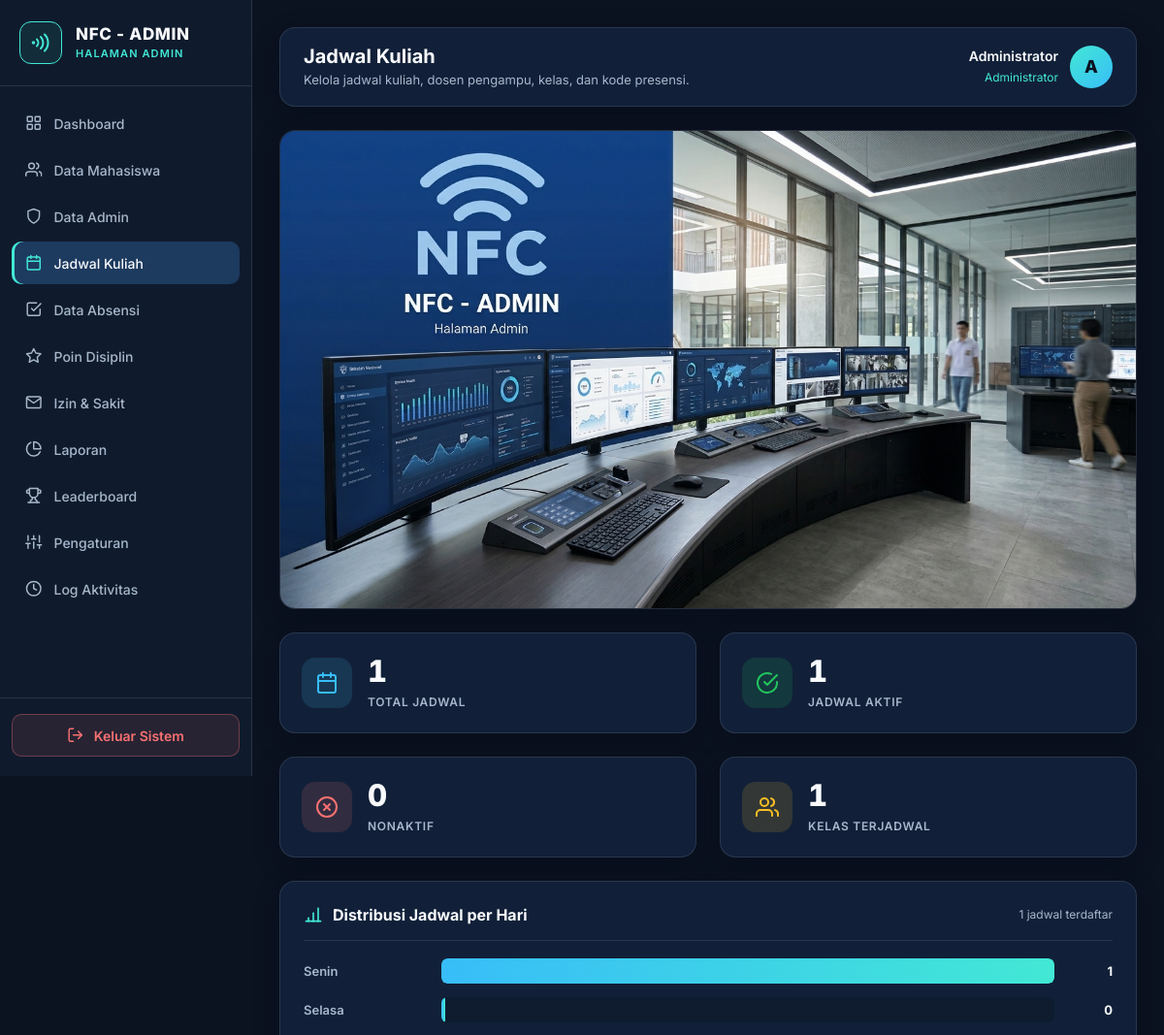
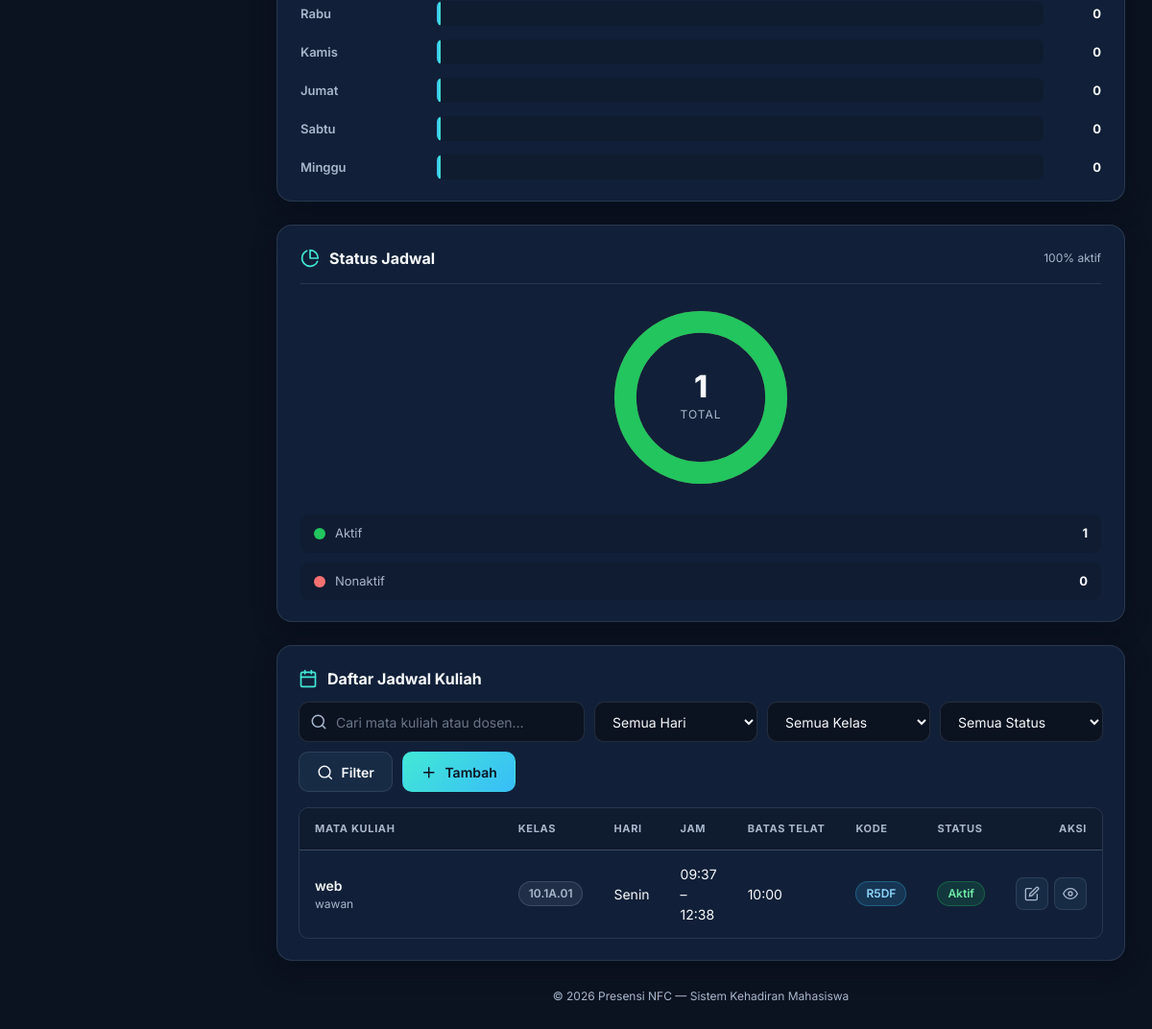
Screenshot of /admin/jadwal.php (signed in) with the database file from the repository (2 pictures, top to bottom).
### tables this page shows
CREATE TABLE `schedules` (
  `id` bigint(20) UNSIGNED NOT NULL,
  `course_name` varchar(100) NOT NULL,
  `class_name` varchar(50) NOT NULL,
  `lecturer_name` varchar(100) DEFAULT NULL,
  `day_of_week` enum('senin','selasa','rabu','kamis','jumat','sabtu','minggu') NOT NULL,
  `start_time` time NOT NULL,
  `late_after` time NOT NULL,
  `end_time` time NOT NULL,
  `attendance_code` varchar(20) DEFAULT NULL,
  `is_active` tinyint(1) NOT NULL DEFAULT 1,
  `created_at` timestamp NULL DEFAULT current_timestamp(),
  `updated_at` timestamp NULL DEFAULT current_timestamp() ON UPDATE current_timestamp()
);

### admin/jadwal.php (the view, shortened to what the rows shown need)
<?php
require_once __DIR__ . '/../koneksi.php';
$db = $conn ?? $koneksi ?? null;
function e($value): string
{
    return htmlspecialchars((string)$value, ENT_QUOTES, 'UTF-8');
}
function time_short(?string $t): string
{
    return $t ? substr($t, 0, 5) : '';
}
$DAYS = [
    'senin'  => 'Senin',
    'selasa' => 'Selasa',
    'rabu'   => 'Rabu',
    'kamis'  => 'Kamis',
    'jumat'  => 'Jumat',
    'sabtu'  => 'Sabtu',
    'minggu' => 'Minggu',
];
$page         = max(1, (int)($_GET['page'] ?? 1));
$perPage      = 15;
$where  = "WHERE 1=1";
$params = [];
$types  = '';
$offset = ($page - 1) * $perPage;
$jadwalList = [];
$dataSql = "SELECT id, course_name, class_name, lecturer_name, day_of_week, start_time, late_after, end_time, attendance_code, is_active
            FROM schedules $where
            ORDER BY FIELD(day_of_week, 'senin','selasa','rabu','kamis','jumat','sabtu','minggu'), start_time ASC
            LIMIT ? OFFSET ?";
$stmt = $db->prepare($dataSql);
if ($stmt) {
    $allTypes  = $types . 'ii';
    $allParams = array_merge($params, [$perPage, $offset]);
    $stmt->bind_param($allTypes, ...$allParams);
    $stmt->execute();
    $result = $stmt->get_result();
    while ($row = $result->fetch_assoc()) $jadwalList[] = $row;
}
?>
<!DOCTYPE html>
<html lang="id">
<head>
</head>
<body>
    <div class="app">
        <div class="main">
            <header class="topbar panel">
                <div class="topbar-left">
                    <div class="topbar-title">
                        <h2>Jadwal Kuliah</h2>
                    </div>
                </div>
            </header>
            <div class="page">
                <section class="table-panel panel">
                    <div class="table-wrap">
                        <table class="data-table">
                            <thead>
                                <tr>
                                    <th style="width: 30%;">Mata Kuliah</th>
                                    <th>Kelas</th>
                                    <th>Hari</th>
                                    <th>Jam</th>
                                    <th>Batas Telat</th>
                                    <th>Kode</th>
                                    <th>Status</th>
                                    <th style="width: 110px; text-align: right;">Aksi</th>
                                </tr>
                            </thead>
                            <tbody>
                                <?php if (!empty($jadwalList)): ?>
                                    <?php foreach ($jadwalList as $j):
                                        $dayLabel = $DAYS[$j['day_of_week']] ?? ucfirst((string)$j['day_of_week']);
                                    ?>
                                        <tr>
                                            <td>
                                                <div class="user-name"><?= e($j['course_name']) ?></div>
                                                <div class="user-nim"><?= e($j['lecturer_name'] ?: 'Dosen belum diisi') ?></div>
                                            </td>
                                            <td>
                                                <span class="badge badge--muted"><?= e($j['class_name'] ?: '—') ?></span>
                                            </td>
                                            <td><?= e($dayLabel) ?></td>
                                            <td><?= e(time_short($j['start_time'])) ?> – <?= e(time_short($j['end_time'])) ?></td>
                                            <td><?= e(time_short($j['late_after']) ?: '—') ?></td>
                                            <td>
                                                <?php if (!empty($j['attendance_code'])): ?>
                                                    <span class="badge badge--blue"><?= e($j['attendance_code']) ?></span>
                                                <?php else: ?>
                                                    <span style="color: var(--text-2);">—</span>
                                                <?php endif; ?>
                                            </td>
                                            <td>
                                                <?php if ((int)$j['is_active'] === 1): ?>
                                                    <span class="badge badge--green">Aktif</span>
                                                <?php else: ?>
                                                    <span class="badge badge--red">Nonaktif</span>
                                                <?php endif; ?>
                                            </td>
                                            <td style="text-align: right;">
                                                <div class="action-group">
                                                    <button type="button" class="btn-icon btn-icon--edit"
                                                        title="Edit"
                                                        data-id="<?= (int)$j['id'] ?>"
                                                        data-course="<?= e($j['course_name']) ?>"
                                                        data-kelas="<?= e($j['class_name']) ?>"
                                                        data-lecturer="<?= e($j['lecturer_name']) ?>"
                                                        data-day="<?= e($j['day_of_week']) ?>"
                                                        data-start="<?= e(time_short($j['start_time'])) ?>"
                                                        data-late="<?= e(time_short($j['late_after'])) ?>"
                                                        data-end="<?= e(time_short($j['end_time'])) ?>"
                                                        data-code="<?= e($j['attendance_code']) ?>"
                                                        data-active="<?= (int)$j['is_active'] ?>"
                                                        onclick="openModal('edit', this.dataset)">
                                                        <svg class="icon" aria-hidden="true">
                                                            <use href="#i-edit" />
                                                        </svg>
                                                    </button>
                                                    <button type="button" class="btn-icon"
                                                        title="Lihat detail"
                                                        data-course="<?= e($j['course_name']) ?>"
                                                        data-kelas="<?= e($j['class_name']) ?>"
                                                        data-lecturer="<?= e($j['lecturer_name']) ?>"
                                                        data-hari="<?= e($dayLabel) ?>"
                                                        data-jam="<?= e(time_short($j['start_time'])) ?> – <?= e(time_short($j['end_time'])) ?>"
                                                        data-late="<?= e(time_short($j['late_after']) ?: '—') ?>"
                                                        data-code="<?= e($j['attendance_code'] ?: '—') ?>"
                                                        data-active="<?= (int)$j['is_active'] ?>"
                                                        onclick="openDetail(this.dataset)">
                                                        <svg class="icon" aria-hidden="true">
                                                            <use href="#i-eye" />
                                                        </svg>
                                                    </button>
                                                </div>
                                            </td>
                                        </tr>
                                    <?php endforeach; ?>
                                <?php endif; ?>
                            </tbody>
                        </table>
                    </div>
                </section>
            </div>
        </div>
    </div>
</body>
</html>

### rows the page displays
schedules: course_name "web", lecturer_name "wawan", class_name "10.1A.01", day_of_week "Senin", start_time "09:37", end_time "12:38", late_after "10:00", attendance_code "R5DF", is_active "Aktif"

### other values shown
$menu['label'] "Dashboard"
$menu['label'] "Data Mahasiswa"
$menu['label'] "Data Admin"
$menu['label'] "Jadwal Kuliah"
$menu['label'] "Data Absensi"
$menu['label'] "Poin Disiplin"
$menu['label'] "Izin & Sakit"
$menu['label'] "Laporan"
$menu['label'] "Leaderboard"
$menu['label'] "Pengaturan"
$menu['label'] "Log Aktivitas"
$adminName "Administrator"
$adminInitial "A"
$card['value'] "1"
$card['label'] "TOTAL JADWAL"
